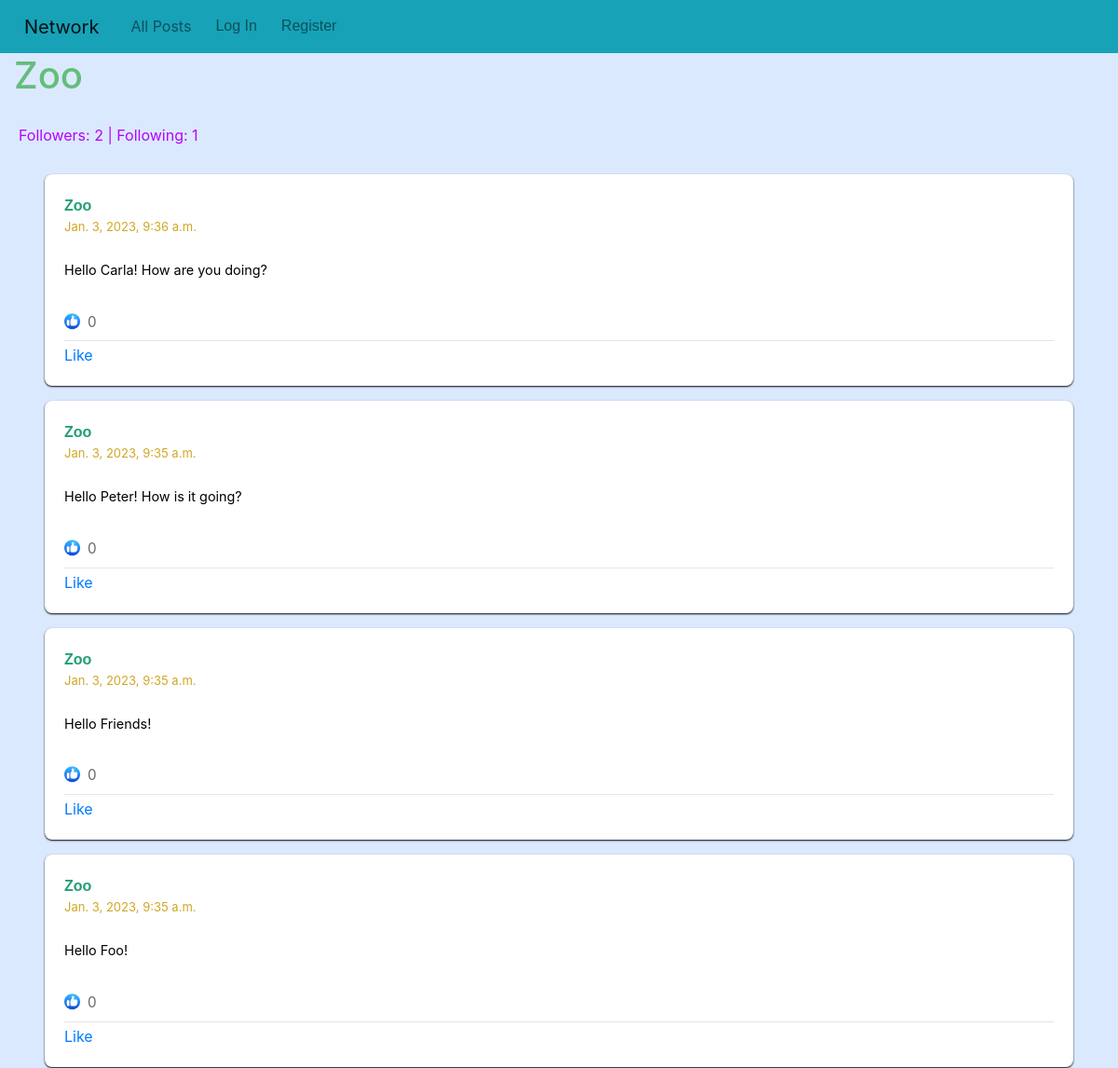
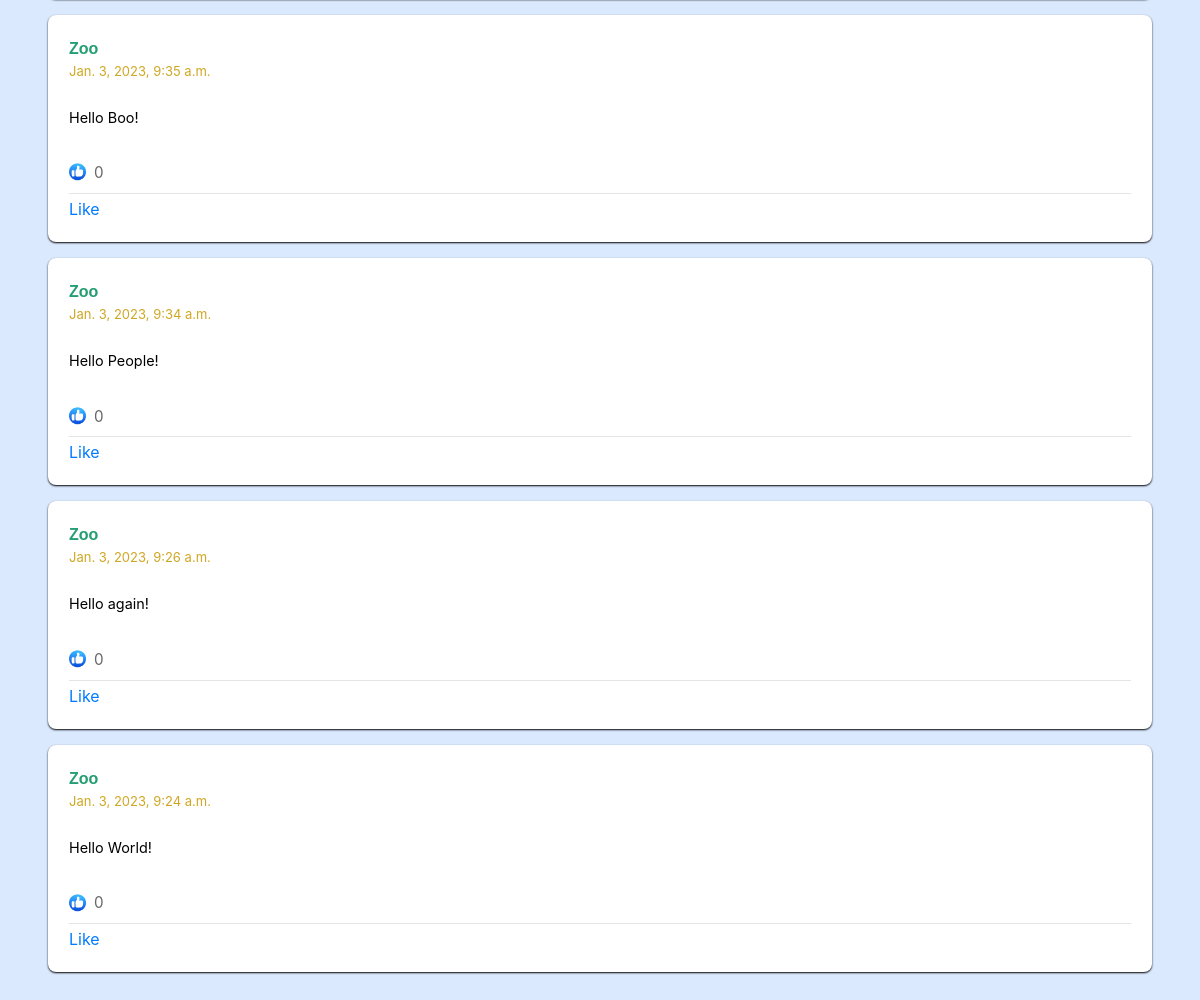
The app's page /profile/3/page/1 with its own data (2 pictures, top to bottom).
### network/models.py (models this page shows, shortened)
class User(AbstractUser):
    pass

class Posts(models.Model):
    content = models.TextField(blank = False)
    likes = models.ManyToManyField(User, related_name="liked_posts")
    user = models.ForeignKey(User, on_delete = models.CASCADE, related_name = "user_posts")
    like = models.IntegerField(default = 0)
    time = models.DateTimeField(auto_now_add = True)

### network/views.py (the view, shortened to what this page needs)
# urls.py: path("profile/<int:user_id>/page/<int:page_number>", views.show_profile, name="userPosts"),
@csrf_exempt
def show_profile(request, user_id, page_number):
        user_pr = User.objects.get(pk=user_id)
        user_posts = user_pr.user_posts.order_by("-time").all()
        paginator = Paginator(user_posts, 10)
        page_number = request.GET.get('page')
        page_paginator = paginator.get_page(page_number)
        followers = user_pr.follows.first().followers.all()
        ist_following = request.user in followers
        f_status = "Follow" if not ist_following else "Unfollow"
        followings = user_pr.follows.first().followed.all()
        return render(request, "network/profile.html", {
            "user_posts": user_pr.user_posts.order_by("-time").all(),
            "usrr": user_pr,
            "page_paginator": page_paginator,
            "followers": len(followers),
            "followings": len(followings),
            "buttonContent": f_status,
    })

### network/templates/network/profile.html (shortened to what this page needs)
{% extends "network/layout.html" %}
{% load static %}
{% block body %}
    <div>
        <h1 id="user-head">{{ usrr }}
        </h1>
    </div>
    <div>
    <p id="follow-data">Followers: {{ followers }} | Following: {{ followings  }}</p>
    </div>
    </div>
    <div id="all_posts">
    </div>
    {%  include "network/posts.html" with posts=page_paginator %}
    {% if page_paginator.paginator.num_pages > 1 %}
        <nav aria-label="Page navigation">
            <ul class="pagination ml-5 mt-5">
                {% if page_paginator.has_previous %}
                    <li class="page-item"> <a class="page-link" href="?page=1">First</a></li>
                    <li class="page-item"><a class="page-link" href="?page={{ page_paginator.previous_page_number }}">&laquo;</a></li>
                {% else %}
                    <li class="page-item disabled"><a class="page-link" href="#">&laquo;</a></li>
                {% endif %}
                <li class="page-item current-item"><span class="current page-link">
                    Page {{ page_paginator.number }} of {{ page_paginator.paginator.num_pages }}
                </span></li>
                {% if page_paginator.has_next %}
                    <li class="page-item"><a class="page-link" href="?page={{ page_paginator.next_page_number }}">&raquo;</a></li>
                    <li class="page-item"><a class="page-link" href="?page={{ page_paginator.paginator.num_pages }}">Last</a>
                {% else %}
                    <li class="page-item disabled"><a class="page-link" href="#">&raquo;</a></li>
                {% endif %}
            </ul>
        </nav>
    {% else %}
        <div style="height: 60px"></div>
    {% endif %}
{% endblock %}

### network/templates/network/layout.html (shortened to what this page needs)
{% load static %}
<!DOCTYPE html>
<html lang="en">
    <head>
        <link rel="stylesheet" href="https://stackpath.bootstrapcdn.com/bootstrap/4.4.1/css/bootstrap.min.css">
        <link href="{% static 'network/styles.css' %}" rel="stylesheet">
    </head>
    <body>
        <nav class="navbar navbar-expand-lg navbar-light bg-info" id="bar">
            <a class="navbar-brand" href="#">Network</a>
            <div>
              <ul class="navbar-nav mr-auto">
                <li class="nav-item">
                  <a class="nav-link nav-link" href="{% url 'index' %}">All Posts</a>
                </li>
                {% if user.is_authenticated %}
                    <li class="nav-item">
                        <a class="nav-link nav-list" href="{% url 'following' 1 %}">Following</a>
                    </li>
                    <li class="nav-item">
                        <a class="nav-link nav-list" href="{% url 'logout' %}">Log Out</a>
                    </li>
                {% else %}
                    <li class="nav-item">
                        <a class="nav-link nav-list" href="{% url 'login' %}">Log In</a>
                    </li>
                    <li class="nav-item">
                        <a class="nav-link nav-list" href="{% url 'register' %}">Register</a>
                    </li>
                {% endif %}
              </ul>
            </div>
          </nav>
        <div class="body">
            {% block body %}
            {% endblock %}
    </body>
</html>

### network/templates/network/posts.html (shortened to what this page needs)
{% load static %}
{%  for post in posts %}
    <div class="card mb-3 mr-5 ml-5" style="border-radius: 8px; border-color: transparent; box-shadow: 0 1px 2px">
        <div class="card-body">
            <div>
                <strong><a href="{% url 'userPosts' post.user.id 1 %}" class="post-user">{{ post.user.username }}</a></strong>
                <p style="margin-bottom: 3px; line-height: 18px"><small class="time-data"> {{ post.time }}</small></p>
            </div>
            <br/>
            <div class="card-text content" id="content{{ post.id }}" style="font-size: 0.9rem; margin-bottom: .5rem">{{ post.content }}</div>
            <br/>
            <div><img src="{% static 'network/like_icon.png' %}" width="17px" style="position: relative; top: 50%; transform: perspective(1px) translateY(-10%);"><span id="likes{{ post.id }}" style="font-size: 0.95rem; margin-left: .5rem; color: #65676B">{{ post.likes.all.count }}</span></div>
            <hr style="margin-bottom: 3px; margin-top: 8px">
            <div style="text-align: left">
                {% if user.is_authenticated %}
                    <button data-postid="{{ post.id }}" class="btn post-btn like">
                        {% if user in post.likes.all %}
                                Unlike
                        {% else %}
                                Like
                        {% endif %}
                    </button>
                {% else %}
                    <a href="{% url 'login' %}">Like</a>
                {% endif %}
            </div>
        </div>
    </div>
{% endfor %}

### network/static/network/styles.css (style rules this page uses)
body { background-color: #dbe9ff; color: black; }
#all_posts { padding-top: 14px; padding-left: 7px; color: #64bd7c; }
#bar { color: gray; }
.navbar-nav { display: flex; flex-direction: row; }
.navbar-brand { padding-left: 10px; padding-bottom: 5px; }
.nav-item { padding-left: 10px; }
.time-data { color: #cfa723; font-size: small; margin-top: 1px; }
.nav-list { color: #249e73; font-family: Verdana, Geneva, Tahoma, sans-serif; text-transform: capitalize; font-size: medium; margin-bottom: 1px; }
.post-user { color: #249e73; font-family: Verdana, Geneva, Tahoma, sans-serif; text-transform: capitalize; font-size: medium; font-weight: bold; margin-bottom: 1px; }
#user-head { padding-left: 10px; padding-bottom: 20px; text-transform: capitalize; margin-left: 5px; color: #64bd7c; }
#follow-data { padding-left: 20px; font-size: medium; color: #b603fc; }

### records on screen
User: username "Zoo"
Posts: user.username "Zoo", time "Jan. 3, 2023, 9:36 a.m.", content "Hello Carla! How are you doing?", likes.all.count "0"
Posts: user.username "Zoo", time "Jan. 3, 2023, 9:35 a.m.", content "Hello Peter! How is it going?", likes.all.count "0"
Posts: user.username "Zoo", time "Jan. 3, 2023, 9:35 a.m.", content "Hello Friends!", likes.all.count "0"
Posts: user.username "Zoo", time "Jan. 3, 2023, 9:35 a.m.", content "Hello Foo!", likes.all.count "0"
Posts: user.username "Zoo", time "Jan. 3, 2023, 9:35 a.m.", content "Hello Boo!", likes.all.count "0"
Posts: user.username "Zoo", time "Jan. 3, 2023, 9:34 a.m.", content "Hello People!", likes.all.count "0"
Posts: user.username "Zoo", time "Jan. 3, 2023, 9:26 a.m.", content "Hello again!", likes.all.count "0"
Posts: user.username "Zoo", time "Jan. 3, 2023, 9:24 a.m.", content "Hello World!", likes.all.count "0"

### other values on screen
{{ followers }} "2"
{{ followings }} "1"
